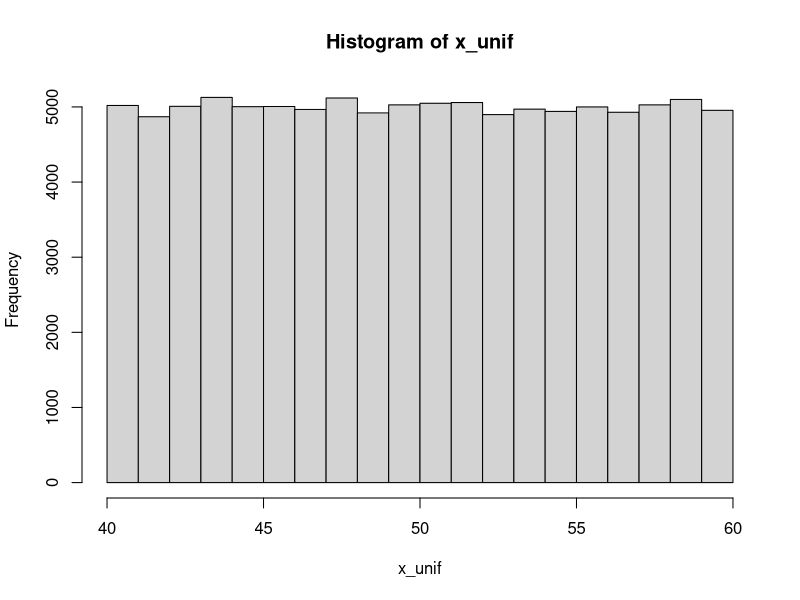
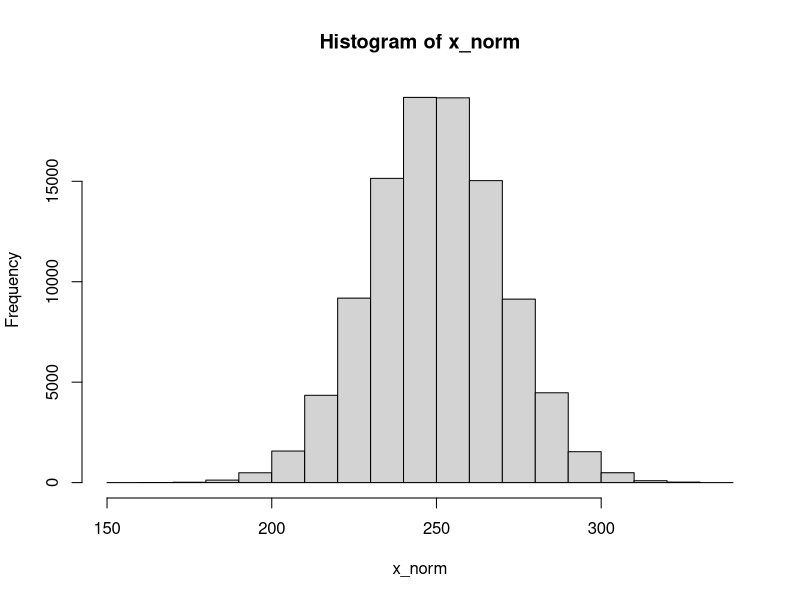

These figures' R source, in order: (Note: this script raises an error after producing the figures.)
## ---- chunk 1
x <- 2
x
## ---- chunk 2
nums <- c(1,45,78)
cities <- c("Zürich", "上海", "Tehrān")
nums
cities
## ---- chunk 3
length(nums)
#如果无后续使用，没必要赋值一个变量；c(...)的计算结果就是一个向量，并直接传给`length()`函数
length(c("Guten Morgen")) 
## ---- chunk 4
cities_1 <- c("Zürich", "上海", "Tehrān")
cities_2 <- c("大阪", "Poznań", "Cairo")

cities <- c(cities_1, cities_2, c("Jyväskylä", "邯郸", "札幌่"))

cities
## ---- chunk 5
x <- c("one", "two", "three", "four", "five", "six", "seven", "eight", "nine")
x[3]
## ---- chunk 6
x[c(2,5,9)] # 第2个，第5个，第9个元素
## ---- chunk 7
x[c(2,5,9)] <- c("二", "五", "九")
x
## ---- chunk 8
1:10 #从左边的数（包含）到右边的数（包含），即1:10
## ---- chunk 9
x[3:6]
## ---- chunk 10
y <- 7:103
y
## ---- chunk 11
rep(6, 8) # 把6重复8遍；或rep(6, times = 8)
## ---- chunk 12
rep(c(0, 7, 6, 1), 4) # 把(0, 7, 6, 1)重复4遍
## ---- chunk 13
rep(c(0, 7, 6, 1), each = 4) # 把0, 7, 6, 1各重复4遍
## ---- chunk 14
rep(c(0, 7, 6, 1), c(1, 2, 3, 4)) # 把0, 7, 6, 1分别重复1, 2, 3, 4遍
## ---- chunk 15
seq(0, 15, 2.5) # 其实是`seq(from = 0, to = 50, by = 5)`的简写
## ---- chunk 16
 seq(0, 50, length.out = 11) # 其实是`seq(from = 0, to = 50, length.out = 11)`的简写
## ---- chunk 17
x_unif <- runif(100000, 40, 60) # 生成100000个40到60之间，连续均匀分布的的随机数
hist(x_unif) # 画直方图
## ---- chunk 18
x_norm <- rnorm(100000, 250, 20) # 按照平均值为250，标准差为20的正态分布的概率密度函数生成100000个随机数
hist(x_norm) # 画直方图
## ---- chunk 19
x <- vector("numeric")
# 或`vector("integer")`, `vector("character")`等
class(x)
## ---- chunk 20
x <- integer(0)
# 或 x <- integer()
# 或`character(0)`, `numeric(0)`等
class(x)
## ---- chunk 21
x <- c(-10, 5, -89, 999, 84)
list(x = x, `sort(x)` = sort(x), `rank(x)` = rank(x), `order(x)` = order(x), `rev(sort(x))` = rev(sort(x)))
## ---- chunk 22
scores <- c(ochem = 79, math = 66, mcb = 64, blc = 75, bpc = 72)
scores
## ---- chunk 23
scores[c("math", "bpc")] == scores[c(2, 5)]
## ---- chunk 24
x <- c(4, 9, 25)
y <- c(8, 6, 3)
x + y
x * y # 在matlab中这样乘是不行的，要用`.*`，除法也是
sqrt(x)
## ---- chunk 25
class(6) # 6是一个（浮点）数，应为"numeric"
## ---- chunk 26
is.numeric(6)
is.character("6")
## ---- chunk 27
as.integer(c(TRUE, FALSE))
as.character(c(23, 90))
## ---- chunk 28
time_in_sec <- c(29.37, 28.66, 31.32, NA, 27.91, NA)
## ---- chunk 29
class(time_in_sec[4])
## ---- chunk 30
y <- c("a", "b", NA)
class(y[3])
class(NA)
## ---- chunk 31
x <- c("Joe", "Lynne", "Pat")
class(x) # 本应为"character"
class(x) <- c("high_school", "student") # 篡改
class(x) # 新class
## ---- chunk 32
x <- matrix(c(TRUE, FALSE, FALSE, TRUE), ncol = 2)
typeof(x); class(x)
## ---- chunk 33
class(3)
## ---- chunk 34
sqrt(3)^2-3
## ---- chunk 35
class(NaN)
class(Inf)
## ---- chunk 36
3.1e5
## ---- chunk 37
-1.2e-4+1.1e-5
## ---- chunk 38
class(2)
class(2L)
## ---- chunk 39
1:10 #公差为1的整数向量生成器，包含最小值和最大值
class(1:10)
seq(5,50,5) #自定义公差，首项，末项和公差可以不为整数
class(seq(5,50,5)) #因此产生的是一个浮点数向量
seq(5L,50L,5L) #可以强制生成整数
class(seq(5L,50L,5L)) #是整数没错
## ---- chunk 40
x <- list(2L+1L, 2L-1L, 2L*3L, 17L%/%3L, 17L%%3L, 1000L/1L, 3L^4L, sqrt(4L), log(exp(5L)),factorial(5L),sin(0L))
for (num in x){
  print(num)
  print(class(num))
}

y <- c(8L/2L, 2L^3L)
## ---- chunk 41
class(2L+1L)
class(2L-1L)
class(2L*3L)
class(17L%/%3L)
class(17L%%3L)
## ---- chunk 42
class(1000L/1L)
class(3L^4L)
class(sqrt(4L))
class(log(exp(5L)))
class(factorial(5L))
## ---- chunk 43
exp(1)
## ---- chunk 44
log(exp(5))
## ---- chunk 45
log10(1000)
log2(128)
## ---- chunk 46
signif(12.3456789, 4)
## ---- chunk 47
signif(12.3, 8)
## ---- chunk 48
round(12.3456789, 3) # 保留3个小数位
## ---- chunk 49
round(13.5)
## ---- chunk 50
class(ceiling(7.4))
## ---- chunk 51
NA + NA
## ---- chunk 52
class(Inf); class(NaN)
## ---- chunk 53
is.na(NaN)
## ---- chunk 54
knitr::include_graphics("img/graphics/t-distribution.png")
## ---- chunk 55
qt(0.975, df = 12)
## ---- chunk 56
p <- (1-(pt(2.2, df = 15)))*2
p
## ---- chunk 57
qt(0.975,9999999)
## ---- chunk 58
x <- c(2.23,2.24,2.34,2.31,2.35,2.27,2.29,2.26,2.25,2.21,2.29,2.34,2.32)
t.test(x, mu = 2.31)
## ---- chunk 59
x <- c(2.23,2.24,2.34,2.31,2.35,2.27,2.29,2.26,2.25,2.21,2.29,2.34,2.32)

t.test(x, mu = 2.31, alternative = "less") # 检验是否*less* than μ
## ---- chunk 60
x <- c(2.23,2.24,2.34,2.31,2.35,2.27,2.29,2.26,2.25,2.21,2.29,2.34,2.32)
y <- c(2.27,2.29,2.37,2.38,2.39,2.25,2.39,2.16,2.55,2.81,2.19,2.44,2.22)

t.test(x, y)
## ---- chunk 61
t.test(x, y, paired = TRUE)
## ---- chunk 62
expected_probs <- c(0.05, 0.1, 0.15, 0.2, 0.2, 0.3)
## ---- chunk 63
observed_vals <- c(6, 9, 14, 24, 18, 29)
## ---- chunk 64
chisq.test(observed_vals, p = expected_probs) # 参数p是指概率
## ---- chunk 65
chisq.test(observed_vals)
## ---- chunk 66
(社团参与 <- matrix(c(28,36,40,40,32,33,38,29,36), nrow = 3, dimnames = list(c("一年级", "二年级", "三年级"), c("棒球", "足球", "网球"))))
## ---- chunk 67
chisq.test(社团参与)
## ---- chunk 68
#其实还可以更精简，但是为了易读性不得不牺牲一点精简度。
Z <- matrix(rep(rnorm(1000000), 6), nrow = 6)^2

X <- Z^2

Q <- matrix(nrow = 6, ncol = 1000000)

for (i in (1+1):6) {
  Q[1,] = Z[1,]
  Q[i,] = Q[(i-1),] + Z[i,]
}

plot(NULL, xlim=c(0.23,6), ylim = c(0,1),
     main = expression(paste('X ~ ', chi^'2', '(k)')), 
     xlab = "x", 
     ylab= expression(f[k]*'(x)')
    )
colors <- c('blue', 'black', 'red', 'green', 'gray', 'orange')
for (i in 1:6) {
  lines(density(Q[i,]),
        col=colors[i],
        lwd=2)
}
legend('topright',c('k=1','k=2','k=3','k=4','k=5','k=6'),
       fill = colors)
## ---- chunk 69
class(c(TRUE,FALSE,NA))
## ---- chunk 70
x <- 5
x != 3 #x等于5，所以“x不等于3”为真
## ---- chunk 71
7 %in% c(1,4,5,6,7)
## ---- chunk 72
NA == NA
## ---- chunk 73
x <- NA
is.na(x)
## ---- chunk 74
!(3 < 4) # 这个例子很简单，反义符号意义不大。后面实操的时候才能领略到它的用处。
## ---- chunk 75
vals <- c(TRUE, FALSE, NA) 
names(vals) <- paste('[',as.character(vals),']',sep = '')
outer(vals, vals, "&")
## ---- chunk 76
outer(vals, vals, "|")
## ---- chunk 77
m <- 1:100 # 产生一个[1,2,3,...,99,100]的整数向量。上面讲过。
n <- vector("numeric")
for (i in n) {
  if (i %% 2 == 0) {
    n <- append(n, i^2)
  } else if (i == 51) {
    break
  }
}
n
## ---- chunk 78
logi = TRUE
num <- 1
while (num <= 100) {
  if (logi) {
    num = num + 10 # R 不支持 num += 5的简写
    print(num)
    logi = FALSE
  } else {
    num = num + 20
    print(num)
    logi = TRUE
  }
}

## ---- chunk 79
# 以下代码翻译成英语就是：If 1 + 1 = 2, print "hi". Else, print "bye".
# 或中文：如果一加一等于二，那么印出“hi”，否则印出“bye”.
if (1 + 1 == 2) { # 1 + 1 == 2 的运算结果是TRUE，因此“如果”成真
  print("hi") # 所以会执行`print("hi")`
} else {
  print("bye")
}
## ---- chunk 80
# 代码第一行中的FALSE可以替换成任何计算结果为FALSE的运算，
# 比如1 + 1 == 3；小括号内的计算过程不重要，
# 但运算结果必须为TRUE或FALSE（不可以是NA）
if (FALSE) { 
  print("hi")
} else { # 因为是FALSE，所以`else`里的语句被执行
  print("bye")
}
## ---- chunk 81
if (FALSE) { # 第一个`if`为FALSE
  print("hi")
} else if (FALSE) { # 检查下一个`else if`，也是FALSE
  print("yoo")
} else if (TRUE) { # 再检查下一个`else if`，这次是TRUE
  print("hey") # 所以执行`print("hey")`
} else {
  print("bye") # 而轮不到else
}
## ---- chunk 82
# 以下代码翻译成英文就是: for every element i in c(2, 4, 6, 8): 
# assign i^2 to n, then print n
# 中文：对c(2, 4, 6, 8)`中的每一个元素i：
# 创建一个n使得n等于i的平方，然后印出n
for (i in c(2, 4, 6, 8)) { # i可以是任何你想要的名字，比如num
  n <- i^2 # 如果上一行是 for (num in ..., 这一行就要写成 n <- num^2
  print(n)
}
## ---- chunk 83
x <- vector(mode = "numeric") # 创建一个空的numeric vector
for (m in 1:10) {
  if (m %% 2 == 0) {
    x <- append(x, m)
  }
}

x
## ---- chunk 84
M <- c(1, 2, 3 ,4 ,5)
N <- c(10, 100, 1000)

x <- vector("numeric")
for (m in M) {
  for (n in N) { # 在一个for循环中嵌入另一个for循环
    x <- append(x, m*n)
  }
}

x
## ---- chunk 85
x <- 1
while (x < 10) { # 当x<10的时候，执行大括号内的语句
  print(x)
  x <- x + 3 # 一定要让x的值增加，否则会进入无限循环
}
## ---- chunk 86
for (i in 1:10) {
  if (i == 3) {
    next # 当i == 3时，跳过它，继续（最近的）for循环的下一个回合
  } else if (i == 6) {
    break # 当i == 6时，结束（最近的）for循环
  } 
  print(i) # 只有当if和else if里的检验都为FALSE时，`print(i)`才会执行。
}
## ---- chunk 87
M <- c(1, 2, 3, 4, 5)

x <- vector("numeric")
for (m in M) {
  while (TRUE) { # 原本while(TRUE){}将会是一个无限循环（判定条件永远TRUE）
    x <- append(x, 2*m)
    break # break打破了最近的这个while循环，而不影响for循环。
  }
}

x
## ---- chunk 88
lapply(c(1, 2, 3), function(i) i*10) # vector
lapply(list(1, 2, 3), function(i) i*10) # list
## ---- chunk 89
lapply(list(c(1, 2), c(4, 6), c(7, 9)), function(i) i*10)
## ---- chunk 90
rep(1:4, each = 3)
## ---- chunk 91
rep(1:4, 3)
## ---- chunk 92
Map(rep, 1:4, 3)
## ---- chunk 93
Map(seq, c(1, 5, 20), c(5, 25, 100), length.out = 5)
## ---- chunk 94
Map(rep, list(c(8, 9), c(6, 7)), 3)
## ---- chunk 95
lapply(list(c(8, 9), c(6, 7)), function(x) rep(x, 3))
## ---- chunk 96
rep(1:4, rep(3, 4))
## ---- chunk 97
require(doParallel)
## ---- chunk 98
library(doParallel)
getDoParWorkers() # 查看R当前使用的内核数量；默认应为1
detectCores() # 查看可用内核总数
## ---- chunk 99
registerDoParallel(4) # 设置内核数量
getDoParWorkers() # 再次检查内核数量
## ---- chunk 100
sample <- c(5.1, 5.2, 4.5, 5.3, 4.3, 5.5, 5.7)
# 根据传统，赋值变量时用`<-`号，赋值函数参数时才用`=`
t.test(x = sample, mu = 4.5)
## ---- chunk 101
"+"(2, 3)
## ---- chunk 102
"["(c("四川担担面", "武汉热干面", "兰州牛肉面", "北京炸酱面"), 2)
## ---- chunk 103
sum        (
 # 4   
        4 # 我怕不是
,              #疯了
            6
  
  )
## ---- chunk 104
seq(0, 25, l = 11)
## ---- chunk 105
函数名 <- function(参数1, 参数2, ...){
  对参数1和参数2
  进行
  一系列
  一行或者多行
  计算
  return(计算结果)
}
## ---- chunk 106
SE <- function(x) {
  s <- sd(x)
  n <- length(x)
  result <- s/sqrt(n)
  return(result)
}
# 随后，你就可以使用自定义的函数了
SE(c(5,6,5,5,4,5,6,6,5,4,5,3,8)) 
## ---- chunk 107
SE <- function(x) {
  s <- sd(x)
  n <- length(x)
  s/sqrt(n) # 注意不是`result <- s/sqrt(n)`
}
SE(c(5,6,5,5,4,5,6,6,5,4,5,3,8)) 
## ---- chunk 108
# 这是随手写的一个没有意义的函数
myfunc <- function(i){
  k <- 8
  if (i>3) {
    j <- -i
    while(j < 20){
      k <- k + i + j
      j <- j+5
    }
    return(k)
  } else {
    if (i %% 2 == 0) {
      return(5)
    } else return(k*i)
  }
}
myfunc(6)
## ---- chunk 109
sapply(1:5, function(x) x^2)
## ---- chunk 110
'%el%' <- function(x, y) pi*x*y

2 %el% 5
## ---- chunk 111
myfunc <- function(){
  a = 5
  function(){
    b = 10
    return(a*b)
  }
}
# 执行myfunc()的时候，默认结果为最后一句/一行，在这里应为内函数：
myfunc()

# 既然`myfunc()`的结果是一个函数，那么在后面再加上一个括号就是执行内函数了；内函数可以使用外函数中所定义的变量（比如这里使用了外函数的`a = 5`）
myfunc()()
## ---- chunk 112

speak <- function(x){
  x()$speak
}

speak(cat)

## ---- chunk 113
Cat <- function(name){
  name = name
  binomial_name <- "Felis catus"
  speak <- "Meow"
  greet <- function(time = "not_specified"){
    intro <- paste("my name is", name)
    if(time == "morning") print(paste("Good morning,", intro))
    if(time == "afternoon") print(paste("Good afternoon,", intro))
    if(time == "evening") print(paste("Good evening,", intro)) 
    if(time == "not_specified") print(paste("Hi,", intro))
  }
    paste("Hi, my name is ", name)
  list(name = name, binomial_name = binomial_name, speak = speak, greet = greet)
}

Felix <- Cat("Felix")
Felix$name
Felix$greet("morning")
## ---- chunk 114
Pet <- function(name = NA, common_name = NA, binomial_name = NA, speak = NA){
  name <- name
  common_name <- common_name
  binomial_name <- binomial_name
  speak <- speak
  greet <- function(time = "not_specified"){
    intro <- paste("I'm a", common_name, "and my name is", name)
    if(time == "morning") print(paste("Good morning,", intro))
    if(time == "afternoon") print(paste("Good afternoon,", intro))
    if(time == "evening") print(paste("Good evening,", intro)) 
    if(time == "not_specified") print(paste("Hi,", intro))
  }
    paste("Hi, my name is ", name)
  list(name = name, common_name = common_name, binomial_name = binomial_name, speak = speak, greet = greet)
}


Turtle <- function(name = NA){
  Pet(name, "turtle", "Trachemys scripta elegans") # 实现inheritance # 龟没有叫声
}

Cat <- function(name = NA, sterilized = NA){
  sterilized <- sterilized # 猫可能绝育 # 新增attribute，实现了广义的polymorphism
  PetAaM <- Pet(name, "cat", "Felis catus", "Meow")
  CatOnlyAaM <- list(sterilized = sterilized)
  c(PetAaM, CatOnlyAaM)
}

# 实现了Python语境中的polymorphism
greet <- function(pet, time = "not_specified"){
  pet$greet(time)
}

binomial_name <- function(pet){
  pet$binomial_name
}
## ---- chunk 115
Felix <- Cat("Felix", "TRUE")
Kazuya <- Turtle("Kazuya")

Felix$binomial_name
Kazuya$greet("afternoon")
greet(Felix, "morning")
sapply(list(Kazuya, Felix), binomial_name)
## ---- chunk 116
my_func <- function(arg1, arg2 = 100, ...){
  other_args <- list(...)
  print(arg1)
  print(arg2)
  print(other_args)
}

my_func("foo", cities = c("崇阳", "Αθήνα", "つがる"), nums = c(3,4,6))
## ---- chunk 117
x <- vector('numeric')
system.time(
  for (i in 1:50){
    for (j in 1:100) {
      x <- append(x, i*j)
    }
  }
)
## ---- chunk 118
y <- list(1, c("a","あ"), list(1+3i, c(FALSE, NA, TRUE)), 
          tibble(x = c("阿拉木图", "什切青"), y = c(2, 3)),
          t.test)
y
## ---- chunk 119
y[2] # 使用单方括号，得到的是一个只有一个list元素的list
y[[2]] # 使用双方括号，得到的是一个vector
y[[3]][[2]] # 得到的也是一个vector；父list的索引在前，子list的在后
y[[3]] # 这个位置包含两个子list，因此得到一个有两个list元素的list
y[[3]][[2]][2] # 得到vector时，直接在后面用单方括号
## ---- chunk 120
z <- list(c(1, 3), z2 = c(4, 5, 6), c("a", "b"))
z # `[[2]]`被`$z2`所取代
z$z2 == z[[2]] # `z[[2]]`仍然是可用的，结果和`z$z2`一样
## ---- chunk 121
list(list(1, 2), list(3, 4))
## ---- chunk 122
A <- list("a", 1, TRUE); B <- list(5+8i, NA, 4L)
C1 <- unlist(list(A, B), recursive = FALSE); C2 <- c(A, B)
identical(C1, C2)
## ---- chunk 123
A <- 1:48 #创建一个(1,2,3,...24)的numeric vector
dim(A) <- c(6,8) #给A assign一个6乘4的dimensions
A
## ---- chunk 124
is.array(A)
is.matrix(A)
## ---- chunk 125
A[5,3]
## ---- chunk 126
A[3,]
## ---- chunk 127
A[,4]
## ---- chunk 128
dim(A) <- c(2,8,3)
A
## ---- chunk 129
dim(A) <- c(3,4,2,2)
A
## ---- chunk 130
A[ ,3 , , ] #每个矩阵第3列的数据，即所有第二个维度为3的数值
## ---- chunk 131
B <- runif(90, 0, 1) #从均匀分布中取100个0到1之间的数
dim(B) <- c(6, 5, 3) #注意顺序
B
## ---- chunk 132
dimnames(B) <- list(paste("trial.", 1:6), c('P. falciparum', 'P. malariae', 'P. ovale', 'P. vivax', 'P. knowlesi'), c('chloroquine', 'artemisinin', 'doxycycline'))
B
